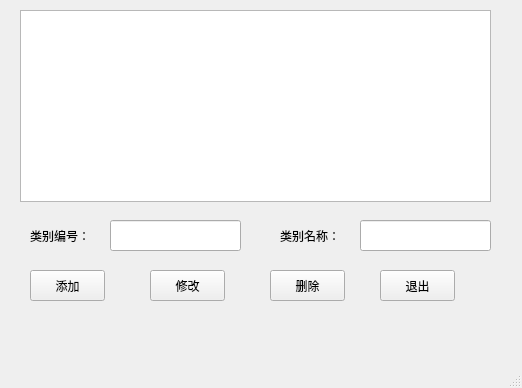
<?xml version="1.0" encoding="UTF-8"?>
<ui version="4.0">
 <class>MainWindow</class>
 <widget class="QMainWindow" name="MainWindow">
  <property name="geometry">
   <rect>
    <x>0</x>
    <y>0</y>
    <width>522</width>
    <height>388</height>
   </rect>
  </property>
  <property name="windowTitle">
   <string>MainWindow</string>
  </property>
  <widget class="QWidget" name="centralwidget">
   <widget class="QPushButton" name="btnUpdateKind">
    <property name="geometry">
     <rect>
      <x>150</x>
      <y>270</y>
      <width>75</width>
      <height>31</height>
     </rect>
    </property>
    <property name="text">
     <string>修改</string>
    </property>
   </widget>
   <widget class="QLabel" name="label_2">
    <property name="geometry">
     <rect>
      <x>280</x>
      <y>220</y>
      <width>101</width>
      <height>31</height>
     </rect>
    </property>
    <property name="text">
     <string>类别名称：</string>
    </property>
   </widget>
   <widget class="QLabel" name="label">
    <property name="geometry">
     <rect>
      <x>30</x>
      <y>220</y>
      <width>101</width>
      <height>31</height>
     </rect>
    </property>
    <property name="text">
     <string>类别编号：</string>
    </property>
   </widget>
   <widget class="QPushButton" name="btnDeleteKind">
    <property name="geometry">
     <rect>
      <x>270</x>
      <y>270</y>
      <width>75</width>
      <height>31</height>
     </rect>
    </property>
    <property name="text">
     <string>删除</string>
    </property>
   </widget>
   <widget class="QLineEdit" name="editKindID">
    <property name="geometry">
     <rect>
      <x>110</x>
      <y>220</y>
      <width>131</width>
      <height>31</height>
     </rect>
    </property>
   </widget>
   <widget class="QLineEdit" name="editKindName">
    <property name="geometry">
     <rect>
      <x>360</x>
      <y>220</y>
      <width>131</width>
      <height>31</height>
     </rect>
    </property>
   </widget>
   <widget class="QPushButton" name="btnAddKind">
    <property name="geometry">
     <rect>
      <x>30</x>
      <y>270</y>
      <width>75</width>
      <height>31</height>
     </rect>
    </property>
    <property name="text">
     <string>添加</string>
    </property>
   </widget>
   <widget class="QTableWidget" name="tableWidget">
    <property name="geometry">
     <rect>
      <x>20</x>
      <y>10</y>
      <width>471</width>
      <height>192</height>
     </rect>
    </property>
   </widget>
   <widget class="QPushButton" name="btnQuitKind">
    <property name="geometry">
     <rect>
      <x>380</x>
      <y>270</y>
      <width>75</width>
      <height>31</height>
     </rect>
    </property>
    <property name="text">
     <string>退出</string>
    </property>
   </widget>
  </widget>
  <widget class="QMenuBar" name="menubar">
   <property name="geometry">
    <rect>
     <x>0</x>
     <y>0</y>
     <width>522</width>
     <height>33</height>
    </rect>
   </property>
  </widget>
  <widget class="QStatusBar" name="statusbar"/>
 </widget>
 <resources/>
 <connections/>
</ui>
